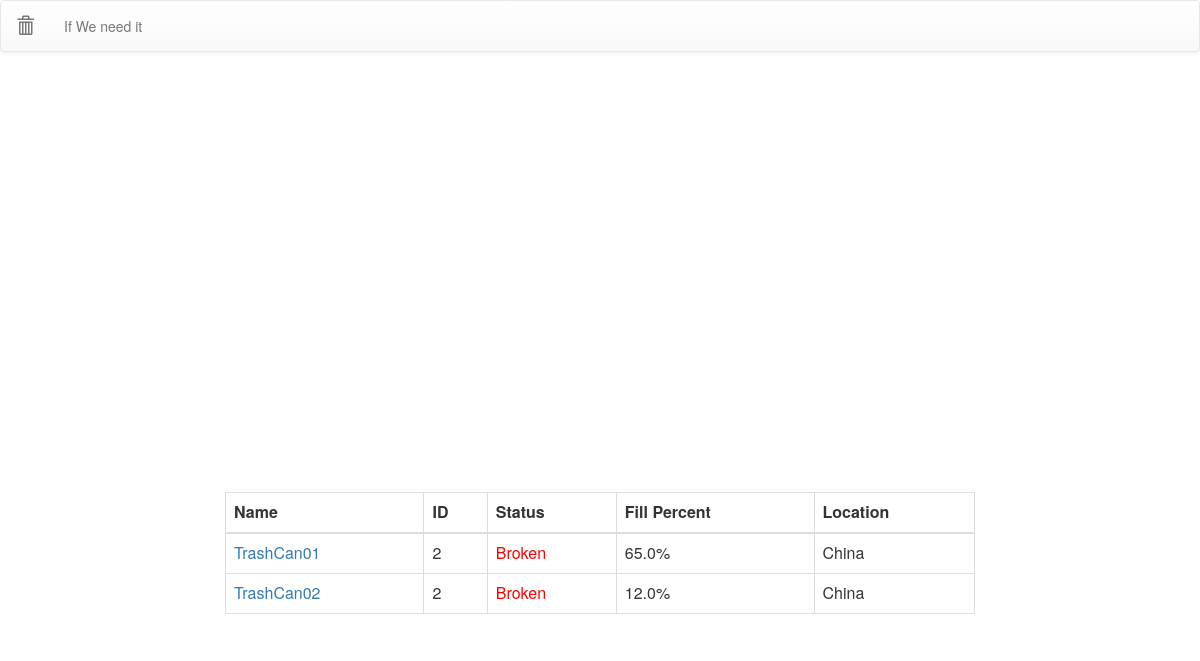
The app's page /, older data.
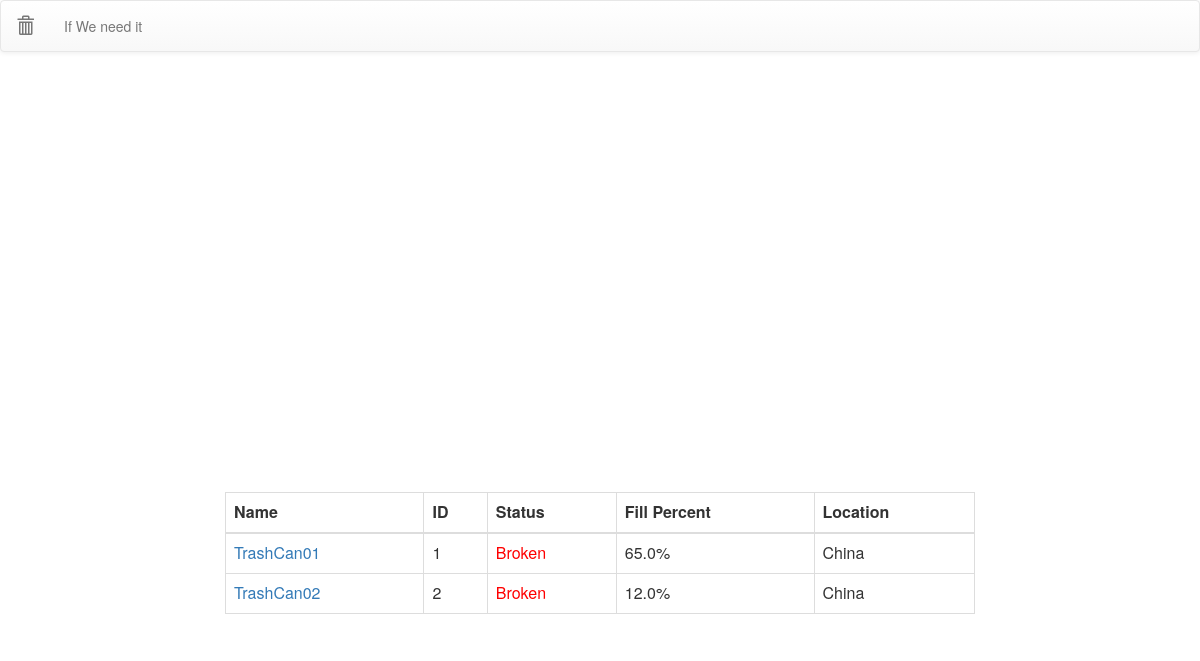
The same page, newer data.
### map/models.py (models this page shows, shortened)
class TrashCan(models.Model):
	lastEmptied = models.DateTimeField('last emptied', default=timezone.now)
	lastUpdated = models.DateTimeField('last updated', default=timezone.now)
	sensor1 = models.FloatField(default=50.0)
	sensor2 = models.FloatField(default=80.0)
	sensor3 = models.FloatField(default=69.0)
	fillLevel = models.FloatField(default=44.0)
	percent = models.FloatField(default=44.0)
	full_status = models.BooleanField(default=True)
	latitude = models.FloatField(default=37.7249)
	longitude = models.FloatField(default=-122.1561)
	location = models.CharField(max_length=400, default='101 Estudillo Ave')
	info = models.CharField(max_length=500, default='swag')
	maxFill = models.FloatField(default=100.0)
	installDate = models.DateTimeField('installed', default=timezone.now)
	trashID = models.IntegerField(default='1')
	name = models.CharField(max_length=30, default='MiDro')

### map/views.py (the view)
# urls.py: url(r'^$', views.IndexView.as_view(), name='index'),
class IndexView(generic.ListView):
    template_name = 'map/index.html'
    context_object_name = 'latest_trash_list'
    def get_queryset(self):
        return TrashCan.objects.order_by('-name')[::-1]

### map/templates/map/index.html (shortened to what this page needs)
{% extends 'map/base.html' %}
{% block content %}
<div id="map"></div>
{% if latest_trash_list %}
	<table class="table table-hover table-bordered" id="infoTable">
		<thead>
			<th>
				Name
			</th>
			<th>
				ID
			</th>
			<th>
				Status
			</th>
			<th>
				Fill Percent
			</th>
			<th>
				Location
			</th>
		</thead>
	{% for bin in latest_trash_list %}
		<tr {% if bin.status == False %} class="danger" {% endif %}>
			<td>
				<a href="{% url 'map:detail' bin.id %}">{{bin.name}}</a>
			</td>
			<td>
				{{bin.trashID}}
			</td>
			<td>
				{% if bin.status == True %}
				<span id="work">Working</span>
				{% else %}
				<span id="broke">Broken</span>
				{% endif %}
			</td>
			<td>
				{{bin.fillLevel}}%
			</td>
			<td>
				{{bin.location}}
			</td>
		</tr>
	{% endfor %}
	</table>
{% else %}
	<p> No polls are available. </p>
{% endif %}
{% endblock %}

Row changes from the older to the newer data that the page shows:
changed TrashCan "TrashCan01": trashID "2" → "1"
